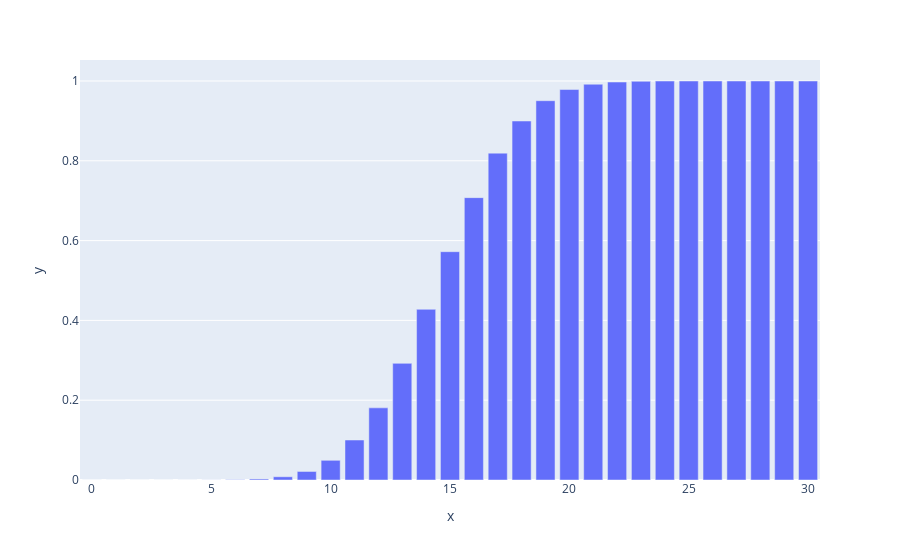

Notebook code for this chart:
### Code cell
cdf=stats.binom.cdf(x,n,p)
print(cdf)
px.bar(x=x,y=cdf)

### Figure 1 — Plotly figure (JSON) as saved in the notebook; plotly's stock layout.template omitted (floating-point values rounded to 4 significant figures)
{"data": [{"alignmentgroup": "True", "hovertemplate": "x=%{x}<br>y=%{y}<extra></extra>", "legendgroup": "", "marker": {"color": "#636efa", "pattern": {"shape": ""}}, "name": "", "offsetgroup": "", "orientation": "v", "showlegend": false, "textposition": "auto", "type": "bar", "x": [0, 1, 2, 3, 4, 5, 6, 7, 8, 9, 10, 11, 12, 13, 14, 15, 16, 17, 18, 19, 20, 21, 22, 23, 24, 25, 26, 27, 28, 29, 30], "xaxis": "x", "y": [9.313e-10, 2.887e-08, 4.34e-07, 4.215e-06, 2.974e-05, 0.0001625, 0.0007155, 0.002611, 0.008062, 0.02139, 0.04937, 0.1002, 0.1808, 0.2923, 0.4278, 0.5722, 0.7077, 0.8192, 0.8998, 0.9506, 0.9786, 0.9919, 0.9974, 0.9993, 0.9998, 1.0, 1.0, 1.0, 1.0, 1.0, 1], "yaxis": "y"}], "layout": {"autosize": true, "barmode": "relative", "legend": {"tracegroupgap": 0}, "margin": {"t": 60}, "xaxis": {"anchor": "y", "autorange": true, "domain": [0, 1], "range": [-0.5, 30.5], "title": {"text": "x"}, "type": "linear"}, "yaxis": {"anchor": "x", "autorange": true, "domain": [0, 1], "range": [0, 1.053], "title": {"text": "y"}, "type": "linear"}}}
